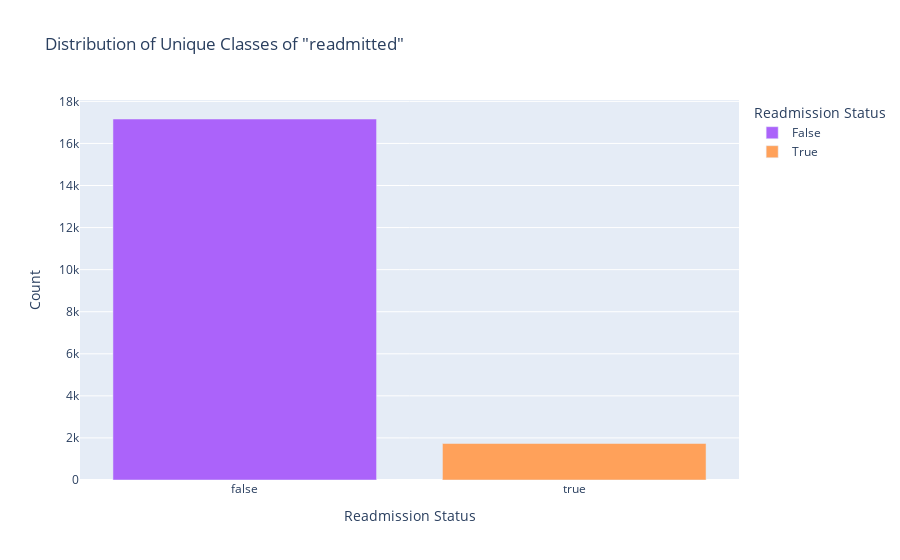

Notebook cell for this chart:
### Markdown cell above
#### Plot the distribution of unique classes of the target variable, i.e., readmitted.

### Code cell
import plotly.express as px

# Create a DataFrame with counts of each unique class of 'readmitted'
readmitted_counts = df['readmitted'].value_counts().reset_index()
readmitted_counts.columns = ['Readmission Status', 'Count']

# Create an interactive bar chart using Plotly
fig = px.bar(readmitted_counts, x='Readmission Status', y='Count', color='Readmission Status',
             title='Distribution of Unique Classes of "readmitted"',
             labels={'Count': 'Count'},
             color_discrete_map={'NO': 'lightblue', '>30': 'lightgreen', '<30': 'lightcoral'})

fig.show()

### Figure 1 — Plotly figure (JSON) as saved in the notebook; plotly's stock layout.template omitted (floating-point values rounded to 4 significant figures)
{"data": [{"alignmentgroup": "True", "hovertemplate": "Readmission Status=%{x}<br>Count=%{y}<extra></extra>", "legendgroup": "False", "marker": {"color": "#ab63fa", "pattern": {"shape": ""}}, "name": "False", "offsetgroup": "False", "orientation": "v", "showlegend": true, "textposition": "auto", "type": "bar", "x": [false], "xaxis": "x", "y": [17162], "yaxis": "y"}, {"alignmentgroup": "True", "hovertemplate": "Readmission Status=%{x}<br>Count=%{y}<extra></extra>", "legendgroup": "True", "marker": {"color": "#FFA15A", "pattern": {"shape": ""}}, "name": "True", "offsetgroup": "True", "orientation": "v", "showlegend": true, "textposition": "auto", "type": "bar", "x": [true], "xaxis": "x", "y": [1736], "yaxis": "y"}], "layout": {"barmode": "relative", "legend": {"title": {"text": "Readmission Status"}, "tracegroupgap": 0}, "title": {"text": "Distribution of Unique Classes of \"readmitted\""}, "xaxis": {"anchor": "y", "categoryarray": [false, true], "categoryorder": "array", "domain": [0, 1], "title": {"text": "Readmission Status"}}, "yaxis": {"anchor": "x", "domain": [0, 1], "title": {"text": "Count"}}}}
